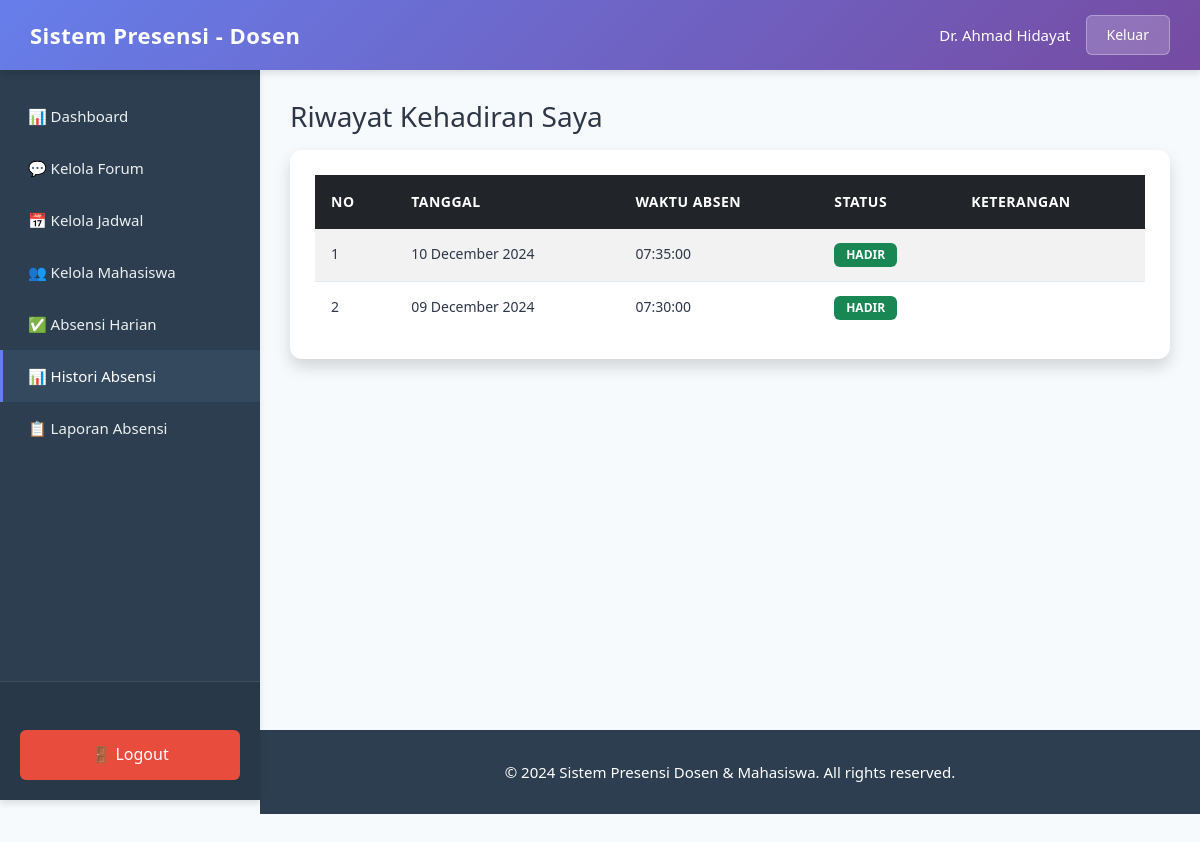
The app's page /dosen/histori_absensi.php (signed in) with its own data.
### tables this page shows
CREATE TABLE absensi_dosen (
    id INT AUTO_INCREMENT PRIMARY KEY,
    dosen_id INT NOT NULL,
    tanggal DATE NOT NULL,
    waktu_absen DATETIME,
    status ENUM('hadir', 'izin', 'sakit', 'alpha') DEFAULT 'alpha',
    keterangan TEXT,
    created_at TIMESTAMP DEFAULT CURRENT_TIMESTAMP,
    FOREIGN KEY (dosen_id) REFERENCES users(id) ON DELETE CASCADE,
    UNIQUE KEY unique_dosen_tanggal (dosen_id, tanggal)
);

### dosen/histori_absensi.php (the view, shortened to what this page needs)
<?php
require_once __DIR__ . '/../config.php';
$dosen_id = $_SESSION['user_id'];
$query = "SELECT * FROM absensi_dosen WHERE dosen_id = '$dosen_id' ORDER BY tanggal DESC";
$result = mysqli_query($conn, $query);
include __DIR__ . '/../includes/header.php';
?>
<h3>Riwayat Kehadiran Saya</h3>
    <div class="card shadow mt-3">
        <div class="card-body">
            <table class="table table-striped">
                <thead class="table-dark">
                    <tr>
                        <th>No</th>
                        <th>Tanggal</th>
                        <th>Waktu Absen</th>
                        <th>Status</th>
                        <th>Keterangan</th>
                    </tr>
                </thead>
                <tbody>
                    <?php $no=1; while($row = mysqli_fetch_assoc($result)): ?>
                    <tr>
                        <td><?= $no++; ?></td>
                        <td><?= date('d F Y', strtotime($row['tanggal'])); ?></td>
                        <td><?= date('H:i:s', strtotime($row['waktu_absen'])); ?></td>
                        <td>
                            <span class="badge bg-success"><?= strtoupper($row['status']); ?></span>
                        </td>
                        <td><?= $row['keterangan']; ?></td>
                    </tr>
                    <?php endwhile; ?>
                </tbody>
            </table>
        </div>
    </div>
<?php include __DIR__ . '/../includes/footer.php'; ?>

### assets/css/style.css (style rules this page uses)
:root { --primary-gradient-start: #667eea; --primary-gradient-end: #764ba2; --sidebar-bg: #2c3e50; --sidebar-active: #34495e; --text-dark: #2d3748; --text-light: #718096; --border-color: #e2e8f0; --shadow-sm: 0 1px 3px rgba(0, 0, 0, 0.12); --shadow-md: 0 4px 6px rgba(0, 0, 0, 0.1); --shadow-lg: 0 10px 15px rgba(0, 0, 0, 0.1); --transition: all 0.3s ease; }
* { margin: 0; padding: 0; box-sizing: border-box; }
body { font-family: 'Segoe UI', Tahoma, Geneva, Verdana, sans-serif; background: #f7fafc; color: var(--text-dark); line-height: 1.6; min-height: 100vh; }
.table { width: 100%; margin: 0; }
.table thead { background: linear-gradient(135deg, var(--primary-gradient-start), var(--primary-gradient-end)); }
.table thead th { color: white; font-weight: 600; padding: 16px; font-size: 14px; text-transform: uppercase; letter-spacing: 0.5px; border: none; }
.table tbody td { padding: 14px 16px; font-size: 14px; color: var(--text-dark); border-bottom: 1px solid var(--border-color); }
.table tbody tr:last-child td { border-bottom: none; }
.badge { padding: 6px 12px; border-radius: 6px; font-size: 12px; font-weight: 600; display: inline-block; }
.card { background: white; border-radius: 12px; box-shadow: var(--shadow-sm); margin-bottom: 24px; border: none; overflow: hidden; }
.card-body { padding: 25px; }
.shadow { box-shadow: 0 0.5rem 1rem rgba(0, 0, 0, 0.15) !important; }
.mt-3 { margin-top: 1rem !important; }
.mt-3 { margin-top: 1rem; }

### records on screen
absensi_dosen: tanggal "10 December 2024", waktu_absen "07:35:00", status "HADIR"
absensi_dosen: tanggal "09 December 2024", waktu_absen "07:30:00", status "HADIR"

### other values on screen
$_SESSION['role'] "Dosen"
$_SESSION['nama'] "Dr. Ahmad Hidayat"
